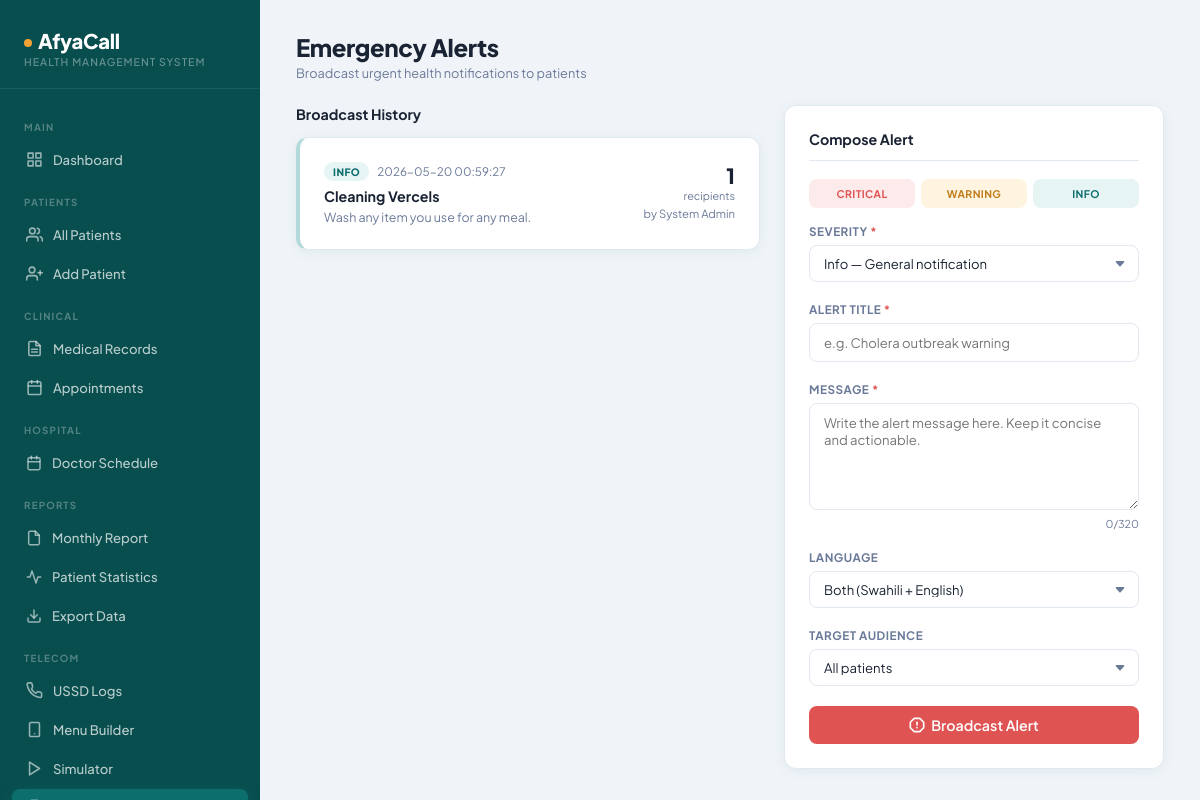
Page /telecom/alerts.php (signed in) on the committed database.
### tables this page shows
CREATE TABLE `broadcast_logs` (
  `id` int unsigned NOT NULL AUTO_INCREMENT,
  `type` enum('alert','tip') NOT NULL DEFAULT 'alert',
  `title` varchar(150) NOT NULL,
  `message` text NOT NULL,
  `severity` enum('info','warning','critical') NOT NULL DEFAULT 'info',
  `language` varchar(10) NOT NULL DEFAULT 'both',
  `target_audience` varchar(30) NOT NULL DEFAULT 'all',
  `recipients_count` int unsigned NOT NULL DEFAULT '0',
  `sent_by` int unsigned NOT NULL DEFAULT '0',
  `sent_at` datetime NOT NULL DEFAULT CURRENT_TIMESTAMP,
  PRIMARY KEY (`id`),
  KEY `idx_type` (`type`),
  KEY `idx_sent_at` (`sent_at`)
);

### telecom/alerts.php (the view, shortened to what this page needs)
<?php
include("../config/activity_log.php");
$alerts = mysqli_query($conn,
    "SELECT b.*, a.full_name AS sender FROM broadcast_logs b
     LEFT JOIN admins a ON b.sent_by = a.id
     WHERE b.type='alert'
     ORDER BY b.sent_at DESC LIMIT 30");
?>
<?php include("../includes/header.php"); ?>
<div class="app-wrapper">
    <?php include("../includes/sidebar.php"); ?>
    <main class="main-content">
        <div class="page-header">
            <div>
                <div class="page-title">Emergency Alerts</div>
                <div class="page-subtitle">Broadcast urgent health notifications to patients</div>
            </div>
        </div>
        <div style="display:grid;grid-template-columns:1fr 380px;gap:24px;align-items:start;">
            <div>
                <div style="font-weight:700;font-size:.95rem;margin-bottom:14px;">Broadcast History</div>
                <?php if(mysqli_num_rows($alerts) === 0): ?>
                <div class="card card-body">
                    <div class="empty-state">
                        <svg width="40" height="40" viewBox="0 0 24 24" fill="none" stroke="currentColor" stroke-width="1.5" stroke-linecap="round" stroke-linejoin="round"><polygon points="7.86 2 16.14 2 22 7.86 22 16.14 16.14 22 7.86 22 2 16.14 2 7.86 7.86 2"/><line x1="12" y1="8" x2="12" y2="12"/><line x1="12" y1="16" x2="12.01" y2="16"/></svg>
                        <h3>No alerts sent yet</h3>
                        <p>Sent alerts will appear here</p>
                    </div>
                </div>
                <?php else: ?>
                <div style="display:flex;flex-direction:column;gap:12px;">
                <?php while($al = mysqli_fetch_assoc($alerts)):
                    $sev_styles = [
                        'critical' => ['bg'=>'#fdeaea','border'=>'#f5b8b8','icon'=>'#e05353','label'=>'CRITICAL'],
                        'warning'  => ['bg'=>'#fff4e0','border'=>'#f4d08a','icon'=>'#f4a235','label'=>'WARNING'],
                        'info'     => ['bg'=>'#e6f4f4','border'=>'#b2dada','icon'=>'#0d6e6e','label'=>'INFO'],
                    ];
                    $s = $sev_styles[$al['severity']] ?? $sev_styles['info'];
                ?>
                <div class="card" style="border-left:4px solid <?php echo $s['border']; ?>;">
                    <div class="card-body">
                        <div style="display:flex;justify-content:space-between;align-items:flex-start;gap:12px;flex-wrap:wrap;">
                            <div style="flex:1;">
                                <div style="display:flex;align-items:center;gap:8px;margin-bottom:6px;">
                                    <span style="padding:3px 9px;border-radius:20px;font-size:.68rem;font-weight:800;text-transform:uppercase;letter-spacing:.5px;background:<?php echo $s['bg']; ?>;color:<?php echo $s['icon']; ?>;"><?php echo $s['label']; ?></span>
                                    <span style="font-size:.78rem;color:var(--text-muted);"><?php echo htmlspecialchars($al['sent_at']); ?></span>
                                </div>
                                <div style="font-weight:700;font-size:.95rem;margin-bottom:4px;"><?php echo htmlspecialchars($al['title']); ?></div>
                                <div style="font-size:.83rem;color:var(--text-muted);"><?php echo htmlspecialchars($al['message']); ?></div>
                            </div>
                            <div style="text-align:right;flex-shrink:0;">
                                <div style="font-size:1.4rem;font-weight:800;color:var(--text-main);"><?php echo number_format($al['recipients_count']); ?></div>
                                <div style="font-size:.72rem;color:var(--text-muted);">recipients</div>
                                <div style="font-size:.75rem;color:var(--text-muted);margin-top:4px;">by <?php echo htmlspecialchars($al['sender']??'—'); ?></div>
                            </div>
                        </div>
                    </div>
                </div>
                <?php endwhile; ?>
                </div>
                <?php endif; ?>
            </div>
            <div class="card card-body" style="position:sticky;top:24px;">
                <div style="font-weight:700;font-size:.95rem;margin-bottom:18px;padding-bottom:12px;border-bottom:1px solid var(--border);">
                    Compose Alert
                </div>
                <div style="display:flex;gap:6px;margin-bottom:16px;">
                    <div style="flex:1;text-align:center;padding:8px 4px;border-radius:8px;background:#fdeaea;font-size:.7rem;font-weight:700;color:#e05353;text-transform:uppercase;letter-spacing:.4px;">Critical</div>
                    <div style="flex:1;text-align:center;padding:8px 4px;border-radius:8px;background:#fff4e0;font-size:.7rem;font-weight:700;color:#c07c1a;text-transform:uppercase;letter-spacing:.4px;">Warning</div>
                    <div style="flex:1;text-align:center;padding:8px 4px;border-radius:8px;background:#e6f4f4;font-size:.7rem;font-weight:700;color:#0d6e6e;text-transform:uppercase;letter-spacing:.4px;">Info</div>
                </div>
                <form method="POST" id="alertForm">
                    <div class="form-group">
                        <label class="form-label">Severity <span style="color:var(--danger);">*</span></label>
                        <select name="severity" class="form-control" id="severitySelect">
                            <option value="info">Info — General notification</option>
                        </select>
                    </div>
                    <div class="form-group">
                        <label class="form-label">Alert Title <span style="color:var(--danger);">*</span></label>
                        <input type="text" name="title" class="form-control" placeholder="e.g. Cholera outbreak warning" required maxlength="120">
                    </div>
                    <div class="form-group">
                        <label class="form-label">Message <span style="color:var(--danger);">*</span></label>
                        <textarea name="message" class="form-control" rows="5"
                                  placeholder="Write the alert message here. Keep it concise and actionable."
                                  required maxlength="320" id="alertMsg"></textarea>
                        <div style="font-size:.72rem;color:var(--text-muted);margin-top:4px;text-align:right;"><span id="charCount">0</span>/320</div>
                    </div>
                    <div class="form-group">
                        <label class="form-label">Language</label>
                        <select name="language" class="form-control">
                            <option value="both">Both (Swahili + English)</option>
                        </select>
                    </div>
                    <div class="form-group">
                        <label class="form-label">Target Audience</label>
                        <select name="target" class="form-control">
                            <option value="all">All patients</option>
                        </select>
                    </div>
                    <button type="submit" class="btn btn-danger btn-full btn-lg" onclick="return confirmSend(event)">
                        Broadcast Alert
                    </button>
                </form>
            </div>
        </div>
    </main>
</div>
<?php include("../includes/footer.php"); ?>

### assets/css/style.css (style rules this page uses)
:root { --primary: #0d6e6e; --primary-light: #e6f4f4; --primary-dark: #094e4e; --accent: #f4a235; --accent-light: #fff4e0; --danger: #e05353; --danger-light: #fdeaea; --success: #2db57a; --success-light: #e6f9f1; --warning: #f4a235; --warning-light: #fff4e0; --text-main: #1a2333; --text-muted: #6b7a99; --bg: #f0f4f8; --surface: #ffffff; --border: #e2e8f0; --sidebar-w: 260px; --radius: 12px; --radius-sm: 8px; --shadow: 0 2px 12px rgba(13,110,110,.08); --shadow-md: 0 4px 24px rgba(13,110,110,.12); --font: 'Plus Jakarta Sans', sans-serif; --font-mono: 'DM Mono', monospace; }
*,*::before,*::after { box-sizing:border-box;margin:0;padding:0 }
html { font-size:15px }
body { font-family:var(--font);background:var(--bg);color:var(--text-main);min-height:100vh }
.app-wrapper { display:flex;min-height:100vh }
.main-content { flex:1;margin-left:var(--sidebar-w);padding:32px 36px;min-width:0 }
.page-header { display:flex;align-items:flex-start;justify-content:space-between;margin-bottom:24px;flex-wrap:wrap;gap:12px }
.page-title { font-size:1.6rem;font-weight:800;color:var(--text-main);letter-spacing:-.4px }
.page-subtitle { font-size:.85rem;color:var(--text-muted);margin-top:3px }
.card { background:var(--surface);border-radius:var(--radius);border:1px solid var(--border);box-shadow:var(--shadow) }
.card-body { padding:24px }
.btn { display:inline-flex;align-items:center;gap:6px;padding:9px 18px;border-radius:var(--radius-sm);font-family:var(--font);font-size:.85rem;font-weight:600;cursor:pointer;border:none;transition:all .18s ease;text-decoration:none;white-space:nowrap;line-height:1 }
.btn-danger { background:var(--danger);color:#fff }
.btn-lg { padding:12px 26px;font-size:.95rem }
.btn-full { width:100%;justify-content:center }
.form-group { margin-bottom:20px }
.form-label { display:block;font-size:.78rem;font-weight:700;color:var(--text-muted);margin-bottom:6px;text-transform:uppercase;letter-spacing:.5px }
.form-control { width:100%;padding:10px 14px;border:1.5px solid var(--border);border-radius:var(--radius-sm);font-family:var(--font);font-size:.875rem;color:var(--text-main);background:var(--surface);transition:border-color .15s,box-shadow .15s;outline:none }
select.form-control { appearance:none;background-repeat:no-repeat;background-position:right 12px center;padding-right:36px }
textarea.form-control { resize:vertical;min-height:90px }
.btn-lg { padding:11px 24px;font-size:.95rem }
.btn-danger { background:var(--danger);color:#fff;border-color:var(--danger) }

### rows in the picture
broadcast_logs: severity "INFO", sent_at "2026-05-20 00:59:27", title "Cleaning Vercels", message "Wash any item you use for any meal.", recipients_count "1", admins.full_name "System Admin"
